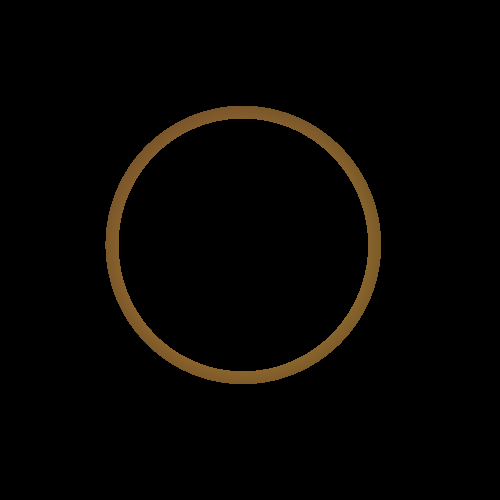
Frame 1 (no input)
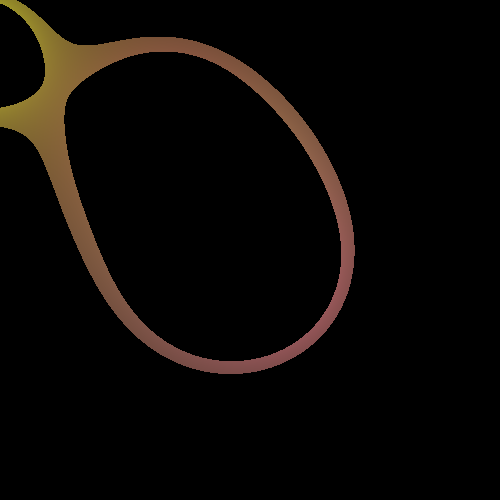
Frame 60 (the mouse pressed at the canvas centre just before this capture)
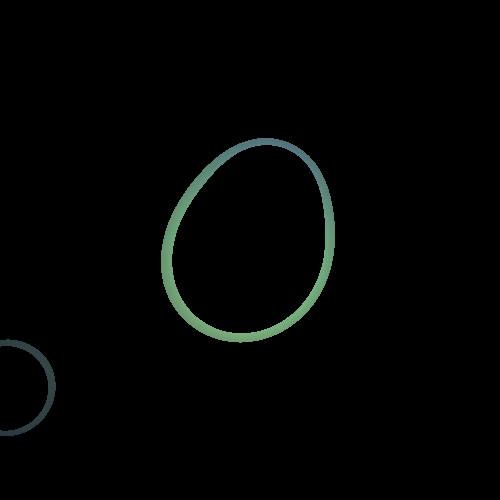
Frame 120 (the mouse held since frame 60 and released just before this capture)

The Processing sketch that drew these frames (run headless with seeded random() and noise(); from frame 60 on, the mouse is pressed at the canvas centre):

// Processing sketch: Metaballs2D
// ── Metaballs2D.pde
class Range {
  private float a, b;
  
  public Range(float a, float b) {
    this.a = a;
    this.b = b;
  }

  public float low() {
    return a < b ? a : b;
  }
  
  public float high() {
    return a > b ? a : b;
  }
}

class Metaball {
  private color colour;
  private PVector position;
  private PVector velocity;
  private PVector acceleration;
  private float radius;
  
  public Metaball randomize() {
      position = new PVector(.45+random(.1), .45 + random(.1));
      velocity = new PVector(random(.02)-.01, random(.02)-.01);
      acceleration = new PVector(random(.0002)-.0001, random(.0002)-.0001);
      radius = random(.05) + .02;
      colour = color((int)random(255), (int)random(255), (int)random(255));
      return this;
  }

  public Metaball() {
    this.position = new PVector();
    this.velocity = new PVector();
    this.acceleration = new PVector();
    this.radius = 0;
  }
  
  public Metaball(PVector position, PVector velocity, PVector acceleration, float radius) {
    this.position = position;
    this.velocity = velocity;
    this.acceleration = acceleration;
    this.radius = radius;
  }

  float eval(float x, float y) {
    if(x == position.x && y == position.y) {
      //return something guaranteed to be outside the iso threshold, but not so large that we have to worry about integer overflow
      return 1000;
    }
    float dx = x - position.x;
    float dy = y - position.y;
    float dx2 = dx*dx;
    float dy2 = dy*dy;
    return (radius / sqrt(dx2 + dy2));
  }
  
  boolean outOfBounds(float sx, float sy, float ex, float ey) {
    return position.x + radius < sx || position.y + radius < sy ||
      position.x - radius > ex || position.y + radius > ey;
  }
  
  void update() {
    this.velocity.add(acceleration);
    this.position.add(velocity);
  }
  
  color getColor() {
    return colour;
  }
}

class MetaballSimulation {
  private Range isoSurfaceThreshold = new Range(0.95, 1.05);
  private Metaball[] balls;
  
  public MetaballSimulation(int numMetaballs) {
    balls = new Metaball[numMetaballs];
    for(int i = 0; i < balls.length; ++i) {
      balls[i] = new Metaball().randomize();
    }
  }
  
  public MetaballSimulation(Metaball[] balls) {
    this.balls = balls;
  }

  public void draw(color [] buffer, int w, int h) {
    for(int y = 0; y < height; y++) { 
      for(int x = 0; x < width; x++) { 
        // Reset the summation 
        float sum = 0;
        float r = 0, g = 0, b = 0;
        // Iterate through every Metaball in the world
        for(Metaball ball : balls) {
          float strength = ball.eval(x*1.0/w, y*1.0/h);
          sum += strength;
          color c = ball.getColor();
          r += strength * red(c);
          g += strength * green(c);
          b += strength * blue(c);
        }
        // Decide whether to draw a pixel
        if(sum >= isoSurfaceThreshold.low() && sum <= isoSurfaceThreshold.high()) { 
          buffer[y*w+x] = color(constrain(r, 0, 255), constrain(g, 0, 255), constrain(b, 0, 255));
        }
      }
    }
  }
  
  public void update() {
    for(Metaball ball : balls) {
      ball.update();
      if(ball.outOfBounds(0, 0, 1, 1)) {
        ball.randomize();
      }
    }
  }
}

final int NUM_METABALLS = 5;
MetaballSimulation sim = null;

void setup() {
  size(500, 500);
  sim = new MetaballSimulation(NUM_METABALLS);
}

void draw() {
  background(0);
  loadPixels();
  sim.draw(pixels, width, height);
  updatePixels();
  sim.update();
}
